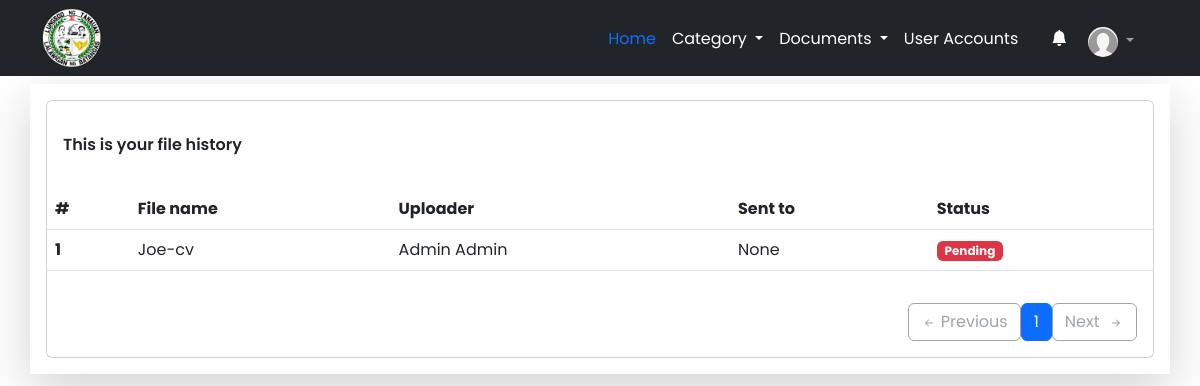
The page /activity/history-logs (signed in) on the database as committed earlier.
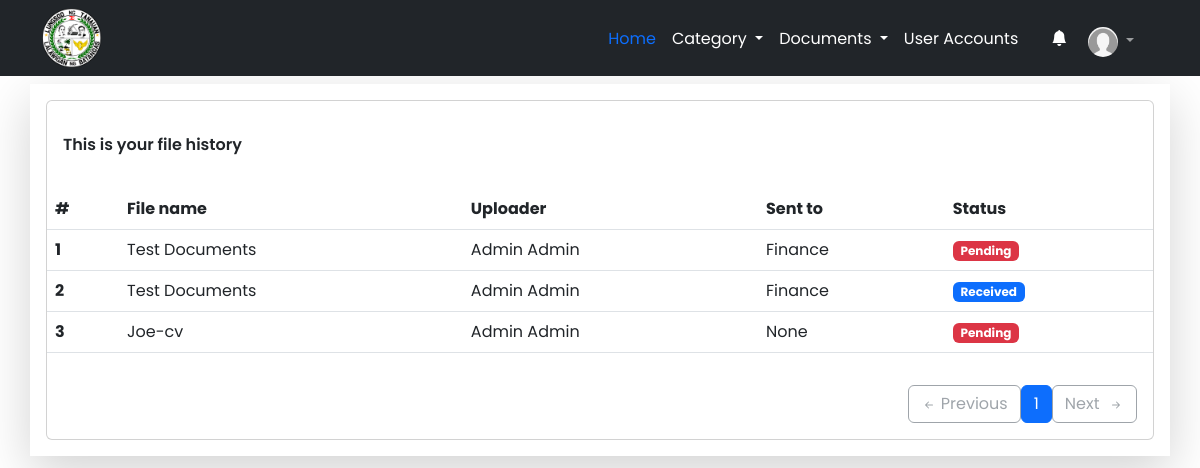
The same page on the database as committed later.
### apps/models.py (models this page shows, shortened)
class Documents(models.Model):
    id = models.UUIDField(primary_key=True, default=uuid.uuid4, editable=False)
    tracking_no = models.CharField(max_length=255, default=str(uuid.uuid4())[:6], editable=False)
    file_name = models.CharField(max_length=255)
    document = models.FileField(upload_to="documents")
    uploaded_at = models.DateTimeField(auto_now_add=True)
    uploaded_by = models.ForeignKey(User, on_delete=models.SET_NULL, null=True, related_name="file_uploader")
    category = models.ForeignKey(Category, on_delete=models.SET_NULL, null=True, related_name="file_category")
    is_received = models.BooleanField(default=False)
    receiver = models.ForeignKey(Department, on_delete=models.SET_NULL, null=True, related_name="file_receiver", verbose_name="Receiving Office:")
    class Meta:
        verbose_name = 'Document'
        verbose_name_plural = 'Documents'

class User(AbstractUser):
    USERNAME_FIELD = 'employee_no'# changes email to unique and blank to false
    REQUIRED_FIELDS = []  # removes email from REQUIRED_FIELDS
    username = models.CharField(max_length=255, null=True, blank=True)
    employee_no = models.CharField(max_length=255, unique=True)
    profile_picture = models.ImageField(upload_to="profile_picture", default='default.png')
    middle_name = models.CharField(max_length=255, blank=True)
    address = models.CharField(max_length=255)
    birthday = models.DateField(auto_now_add=False, null=True, blank=True)
    contact = models.CharField(max_length=13)
    sex = models.CharField(max_length=255)
    is_employee = models.BooleanField(default=False)
    is_admin = models.BooleanField(default=False)
    objects = CustomUserManager()
    department = models.OneToOneField("Department", on_delete=models.SET_NULL, null=True)
    class Meta:
        verbose_name = 'User'
        verbose_name_plural = 'Users'
    def __str__(self):
        return self.first_name + " " + self.last_name

class Department(models.Model):
    id = models.UUIDField(primary_key=True, default=uuid.uuid4, editable=False)
    department = models.CharField(max_length=255, unique=True)
    created_at = models.DateTimeField(auto_now_add=True)
    class Meta:
        verbose_name = 'Department'
        verbose_name_plural = 'Departments'
    def __str__(self):
        return self.department

### apps/views.py (the view)
# urls.py: path('activity/history-logs', history_logs, name="history_logs"),
@login_required(login_url='/login')
def history_logs(request):
    template_name = 'history_logs/history_list.html'
    logs = Documents.objects.filter(uploaded_by__department=request.user.department).order_by('-uploaded_at')
    paginator = Paginator(logs, 10)
    page_number = request.GET.get('page')
    logs = paginator.get_page(page_number)
    context = {
        "logs": logs,
        "log_state": "background-color: rgba(212, 210, 210, 1);  color: #fff;",
    }
    return render(request, template_name, context)

### apps/templates/history_logs/history_list.html (shortened to what the changed rows need)
{% extends 'base.html' %}
{% load humanize %}
{% block content %}
<div class="container-sm shadow-lg p-3 mt-2">
    <div class="card">
        <div>
            <table class="table">
                <thead>
                  <tr>
                    <th scope="col">#</th>
                    <th scope="col">File name</th>
                    <th scope="col">Uploader</th>
                    <th scope="col">Sent to</th>
                    <th scope="col">Status</th>
                  </tr>
                </thead>
                <tbody>
                    {% for list in logs %}
                        <tr>
                            <th scope="row">{{forloop.counter}}</th>
                            <td>{{list.file_name}}</td>
                            <td>{{list.uploaded_by}}</td>
                            <td>{{list.receiver}}</td>
                            <td>
                                {% if list.is_received %}
                                    <span class="badge text-bg-primary">Received</span>
                                {% else %}
                                    <span class="badge text-bg-danger">Pending</span>
                                {% endif %}
                            </td>
                        </tr>
                    {% endfor %}
                </tbody>
            </table>
        </div>
        <div class="d-flex flex-column-reverse flex-sm-row justify-content-sm-end align-items-center m-3">
            <div class="d-inline-flex">
                {% if logs.has_previous %}
                <a href="?page={{ logs.previous_page_number }}" class="btn btn-outline-secondary rounded-start">
                    <svg xmlns="http://www.w3.org/2000/svg" width="16" height="16" fill="currentColor"
                        class="bi bi-arrow-left-short" viewBox="0 0 16 16">
                        <path fill-rule="evenodd"
                            d="M12 8a.5.5 0 0 1-.5.5H5.707l2.147 2.146a.5.5 0 0 1-.708.708l-3-3a.5.5 0 0 1 0-.708l3-3a.5.5 0 1 1 .708.708L5.707 7.5H11.5a.5.5 0 0 1 .5.5z">
                        </path>
                    </svg>&nbsp;Previous
                </a>
                {% else %}
                <button type="button" disabled class="btn btn-outline-secondary rounded-start disabled">
                    <svg xmlns="http://www.w3.org/2000/svg" width="16" height="16" fill="currentColor"
                        class="bi bi-arrow-left-short" viewBox="0 0 16 16">
                        <path fill-rule="evenodd"
                            d="M12 8a.5.5 0 0 1-.5.5H5.707l2.147 2.146a.5.5 0 0 1-.708.708l-3-3a.5.5 0 0 1 0-.708l3-3a.5.5 0 1 1 .708.708L5.707 7.5H11.5a.5.5 0 0 1 .5.5z">
                        </path>
                    </svg>&nbsp;Previous
                </button>
                {% endif %}
                {% for num in logs.paginator.page_range %}
                {% if logs.number == num %}
                <button type="button" class="btn btn-primary">
                    {{ num }}
                </button>
                {% elif num > logs.number|add:-3 and num < logs.number|add:3 %} <a href="?page={{ num }}"
                    class="btn btn-outline-secondary">
                    {{ num }}
                    </a>
                    {% endif %}
                    {% endfor %}
                    {% if logs.has_next %}
                    <a href="?page={{ logs.next_page_number }}" class="btn btn-outline-secondary rounded-end">
                        Next&nbsp;
                        <svg xmlns="http://www.w3.org/2000/svg" width="16" height="16" fill="currentColor"
                            class="bi bi-arrow-right-short" viewBox="0 0 16 16">
                            <path fill-rule="evenodd"
                                d="M4 8a.5.5 0 0 1 .5-.5h5.793L8.146 5.354a.5.5 0 1 1 .708-.708l3 3a.5.5 0 0 1 0 .708l-3 3a.5.5 0 0 1-.708-.708L10.293 8.5H4.5A.5.5 0 0 1 4 8z">
                            </path>
                        </svg>
                    </a>
                    {% else %}
                    <button type="button" disabled class="btn btn-outline-secondary rounded-end disabled">
                        Next&nbsp;
                        <svg xmlns="http://www.w3.org/2000/svg" width="16" height="16" fill="currentColor"
                            class="bi bi-arrow-right-short" viewBox="0 0 16 16">
                            <path fill-rule="evenodd"
                                d="M4 8a.5.5 0 0 1 .5-.5h5.793L8.146 5.354a.5.5 0 1 1 .708-.708l3 3a.5.5 0 0 1 0 .708l-3 3a.5.5 0 0 1-.708-.708L10.293 8.5H4.5A.5.5 0 0 1 4 8z">
                            </path>
                        </svg>
                    </button>
                    {% endif %}
            </div>
        </div>
    </div>
</div>
{% endblock %}

Rows that differ between the two databases and show on the page:
added Documents: file_name "Test Documents", uploaded_by "Admin Admin", receiver "Finance", is_received "Pending"
added Documents: file_name "Test Documents", uploaded_by "Admin Admin", receiver "Finance", is_received "Received"
